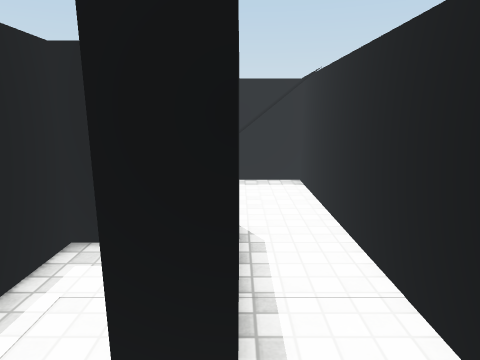
view 1 (above)

18 first-person views from a walk through a scene from a Unity 3-D project. The camera is 1.5 m above the floor, tilts 12° down and sees 75° across. The floor is counted in squares, 0.5 m on a side. Each view is taken from the middle of a square. On the plan, view 1 faces up. The plan holds only what a view shows up to about 20 squares ahead; the rest is blank. The player is left out. Surface patterns are stand-ins for the level's own textures.

view 2
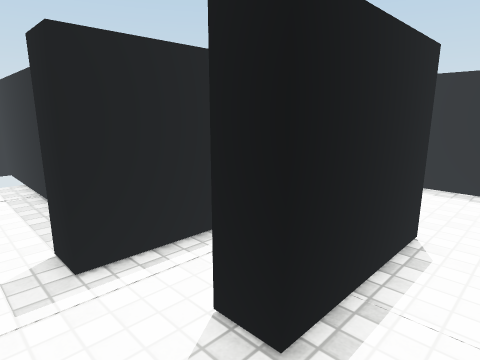

view 3
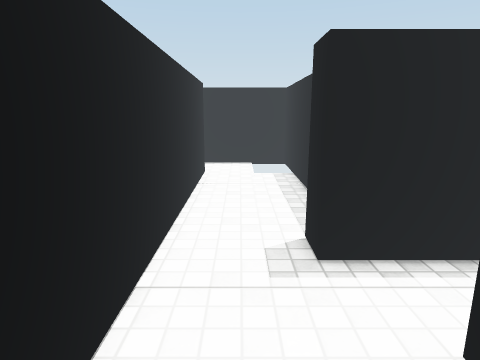

view 4
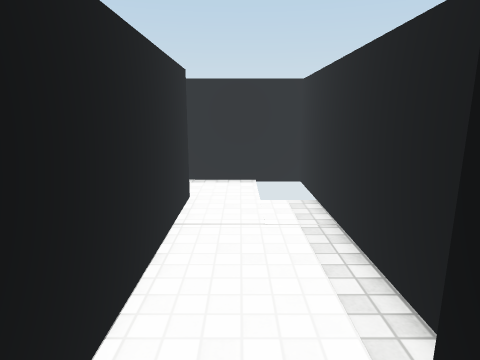

view 5
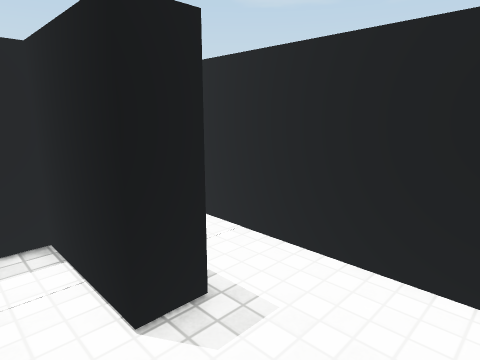

view 6
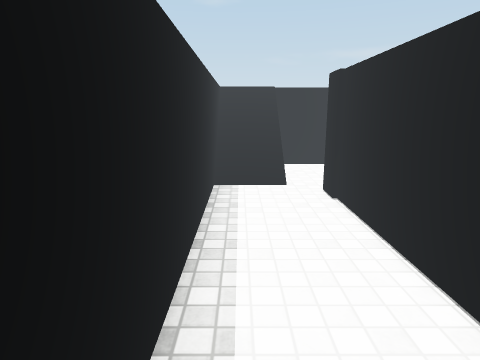

view 7
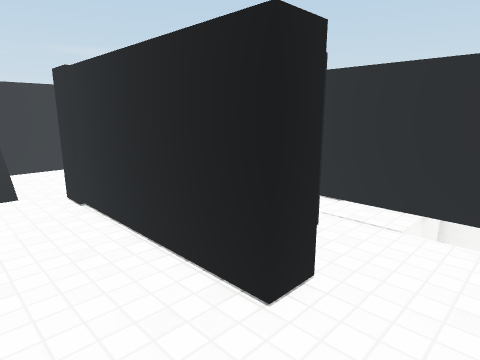

view 8
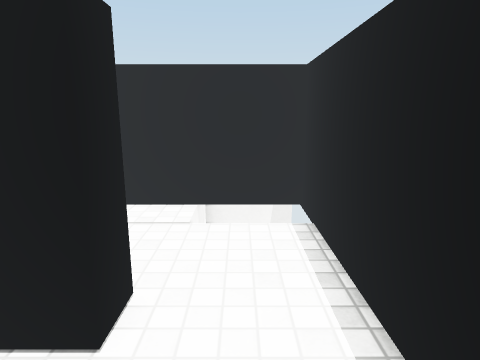

view 9
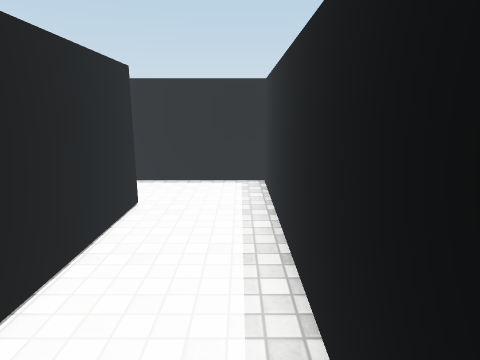

view 10
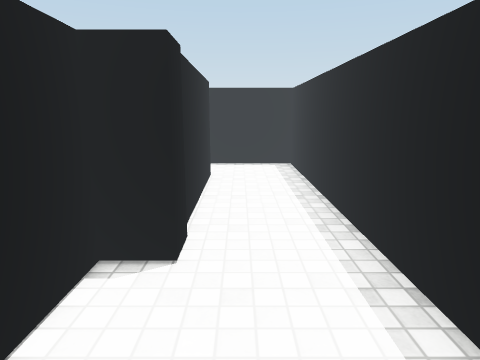

view 11
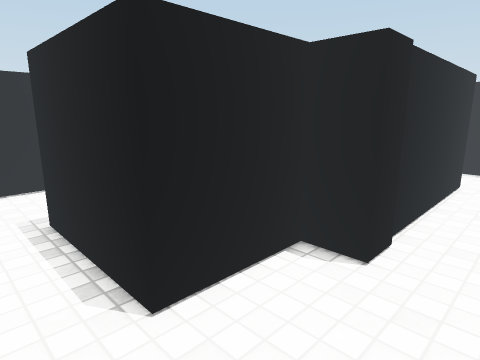

view 12
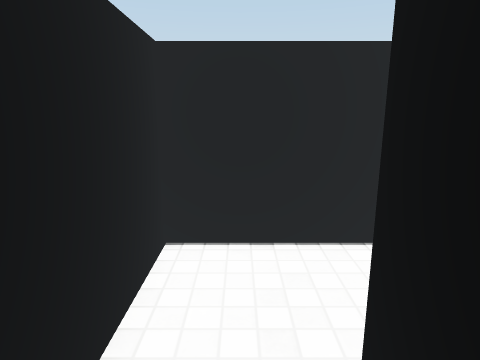

view 13
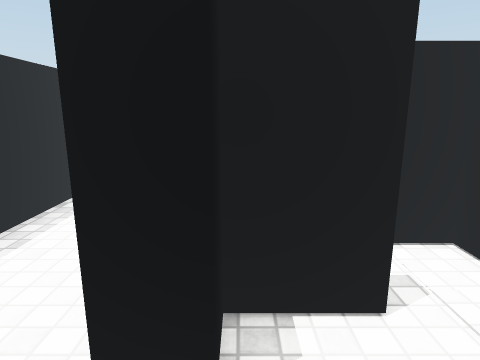

view 14
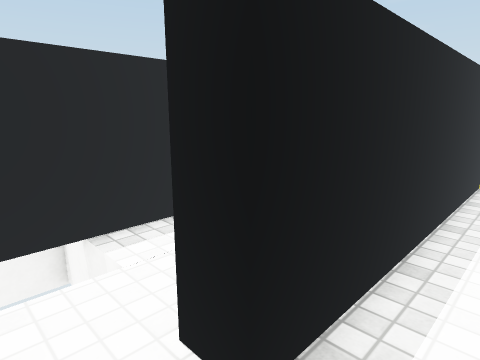

view 15
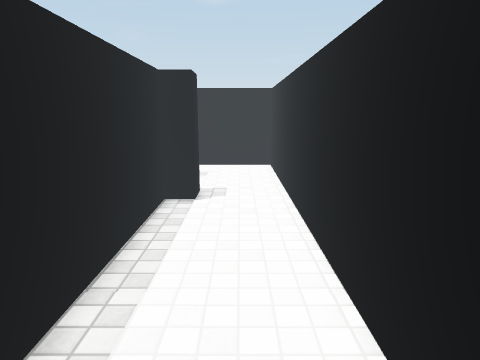

view 16
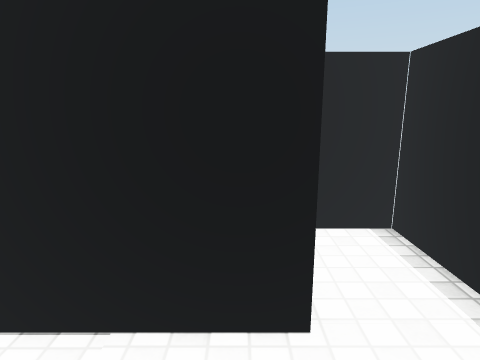

view 17
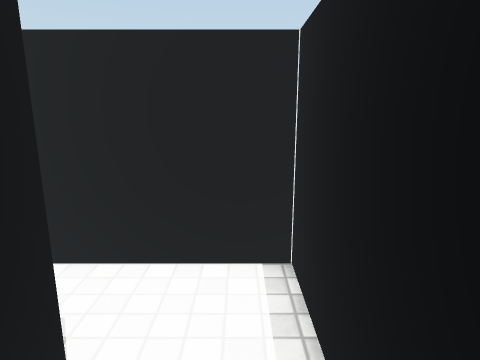

view 18
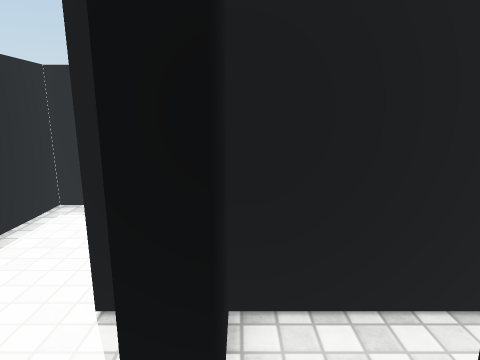

### Floor plan
Key: @ floor where view 1 was taken; # wall or solid block; . floor; ^ raised ledge; O other object.
Columns run from 17 left of view 1 to 3 right of it. Each row starts with its distance up from view 1.
 14 ################^^^##
 13 #..............OOOO.#
 12 #..............OOOO.#
 11 #..............O....#
 10 #...##########......#
  9 #...##########......#
  8 #...#######  #####..#
  7 #....##...   #####..#
  6 #....##      #..##..#
  5 #.......     #..##..#
  4 #   ....#    #..##..#
  3 #  ###########..##..#
  2 #   ........##......#
  1 #   ................#
  0 #................@..#
 -1 #...................#
 -2 #..##################
 -3 #..##############
 -4 #.............
 -5 #.......
 -6 ######

Positions as (right, up) in squares from view 1, and headings:
1: (0, 0), facing up
2: (2, 0), facing up-left
3: (2, 0), facing left
4: (-3, 0), facing left
5: (-3, -1), facing up-right
6: (-16, 13), facing right
7: (-16, 13), facing down-right
8: (-15, 13), facing down
9: (-3, 13), facing left
10: (2, 11), facing left
11: (2, 12), facing down-left
12: (1, 5), facing down
13: (-16, 8), facing right
14: (-16, -5), facing up-right
15: (-16, 0), facing right
16: (-13, 2), facing down
17: (-16, 0), facing down
18: (-11, 4), facing up
